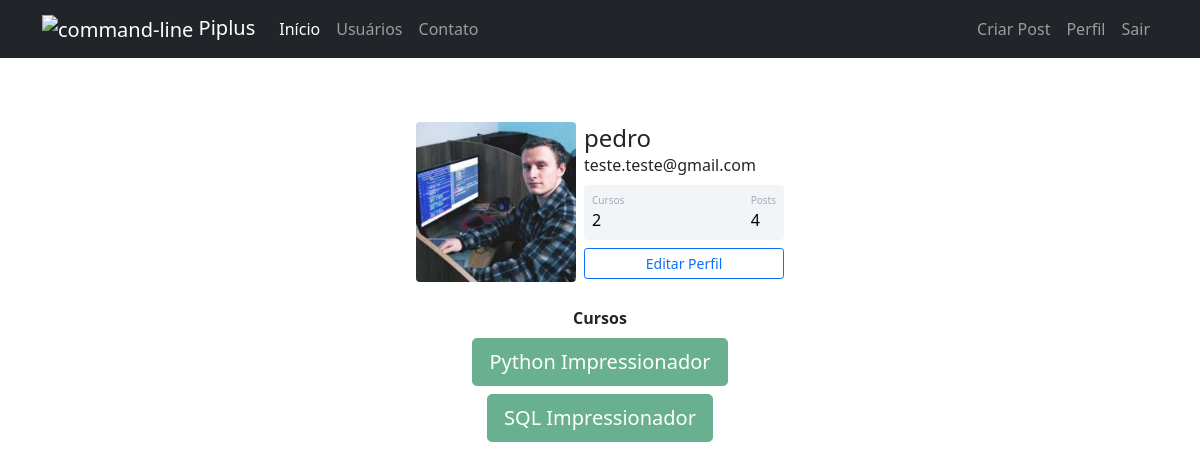
Screenshot of /perfil (signed in) with the database file from the repository.
### Piplus/models.py (models this page shows)
class Usuario(database.Model, UserMixin):
    id = database.Column(database.Integer, primary_key=True)
    username = database.Column(database.String, nullable=False)
    email = database.Column(database.String, nullable=False, unique=True)
    senha = database.Column(database.String, nullable=False)
    foto_perfil = database.Column(database.String, default='default.jpg')
    posts = database.relationship('Post', backref='autor', lazy=True)
    cursos = database.Column(database.String, nullable=False, default='Não Informado')
    def contar_posts(self):
        return len(self.posts)

### Piplus/routes.py (the view)
@app.route("/perfil")
@login_required
def perfil():
    foto_perfil = url_for("static", filename=f"fotos_perfil/{current_user.foto_perfil}")
    return render_template('perfil.html',foto_perfil=foto_perfil)

### Piplus/models.py (called while the page is built)
@login_manager.user_loader
def load_usuario(id_usuario):
    return Usuario.query.get(int(id_usuario))

### Piplus/templates/perfil.html (shortened to what this page needs)
{% extends 'base.html' %}
{% block body %}
    <div class="container mt-5 d-flex justify-content-center">
        <div class="card p-3">
            <div class="d-flex align-items-center">
                <div class="image pe-2">
                    <img src="{{ foto_perfil }}" class="rounded" width="160" >
                </div>
            <div class="ml-3 w-100">
            <h4 class="mb-0 mt-0">{{ current_user.username }}</h4>
            <span>{{ current_user.email }}</span>
            <div class="p-2 mt-2 bg-primary d-flex justify-content-between rounded text-white stats">
                {% if current_user.cursos == 'Não Informado' %}
                    <div class="d-flex flex-column">
                        <span class="articles">Cursos</span>
                        <span class="number1">0</span>
                    </div>
                {% else %}
                    <div class="d-flex flex-column">
                        <span class="articles">Cursos</span>
                        <span class="number1">{{ current_user.cursos.count(';') + 1 }}</span>
                    </div>
                {% endif %}
                <div class="d-flex flex-column">
                    <span class="followers">Posts</span>
                    <span class="number2">{{ current_user.contar_posts() }}</span>
                </div>
            </div>
            <div class="button mt-2 d-flex flex-row align-items-center">
                <a class="w-100" href="{{ url_for('editar_perfil') }}">
                    <button class="btn btn-sm btn-outline-primary w-100">Editar Perfil</button>
                </a>
            </div>
            </div>
            </div>
        </div>
    </div>
<div class="row justify-content-center">
    <div class="col col-4 mt-2" style="text-align: center;">
        <strong> Cursos </strong><br>
        {% for curso in current_user.cursos.split(';') %}
            <button type="button" class="btn btn-lg btn-success mt-2" disabled>{{ curso }}</button>
        {% endfor %}
    </div>
</div>
{% endblock %}

### Piplus/static/main.css (style rules this page uses)
.card { width: 400px; border: none; border-radius: 10px; background-color: #fff; }
.stats { background: #f2f5f8 !important; color: #000 !important; }
.articles { font-size:10px; color: #a1aab9; }
.number1 { font-weight:500; }
.followers { font-size:10px; color: #a1aab9; }
.number2 { font-weight:500; }

### rows the page displays
Usuario: username "pedro", email "teste.teste@gmail.com", cursos "2"

### other values shown
{{ current_user.contar_posts() }} "4"
{{ curso }} "Python Impressionador" "SQL Impressionador"
